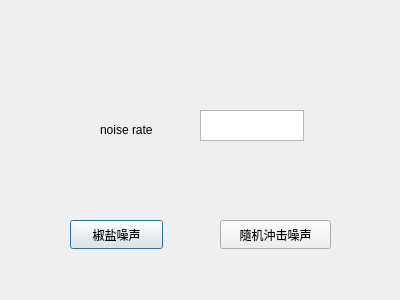
<?xml version="1.0" encoding="UTF-8"?>
<ui version="4.0">
 <class>ImpulseNoise</class>
 <widget class="QDialog" name="ImpulseNoise">
  <property name="geometry">
   <rect>
    <x>0</x>
    <y>0</y>
    <width>400</width>
    <height>300</height>
   </rect>
  </property>
  <property name="windowTitle">
   <string>Dialog</string>
  </property>
  <widget class="QPushButton" name="pushButton">
   <property name="geometry">
    <rect>
     <x>70</x>
     <y>220</y>
     <width>93</width>
     <height>29</height>
    </rect>
   </property>
   <property name="text">
    <string>椒盐噪声</string>
   </property>
  </widget>
  <widget class="QTextEdit" name="textEdit">
   <property name="geometry">
    <rect>
     <x>200</x>
     <y>110</y>
     <width>104</width>
     <height>31</height>
    </rect>
   </property>
  </widget>
  <widget class="QLabel" name="label">
   <property name="geometry">
    <rect>
     <x>100</x>
     <y>120</y>
     <width>81</width>
     <height>20</height>
    </rect>
   </property>
   <property name="text">
    <string>noise rate</string>
   </property>
  </widget>
  <widget class="QPushButton" name="pushButton2">
   <property name="geometry">
    <rect>
     <x>220</x>
     <y>220</y>
     <width>111</width>
     <height>29</height>
    </rect>
   </property>
   <property name="text">
    <string>隨机沖击噪声</string>
   </property>
  </widget>
 </widget>
 <resources/>
 <connections/>
</ui>
